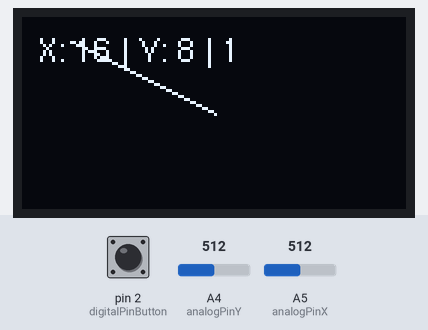
Simulated run of this sketch. Board: Arduino Uno, built with avr-gcc and run on an emulated ATmega328P. Parts: 128×64 one-colour display. The test bench sets the inputs (shaded band); at power-on: A4 (analogPinY) = 512, A5 (analogPinX) = 512, pin 2 (digitalPinButton) HIGH. What the sketch prints to the serial monitor is not drawn.

Above: at 1.2 s.
1.3 s: A4 (analogPinY) set to 716
At 1.6 s:
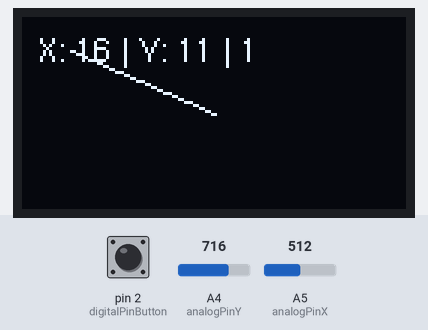
2.8 s: A5 (analogPinX) set to 306
At 3.3 s:
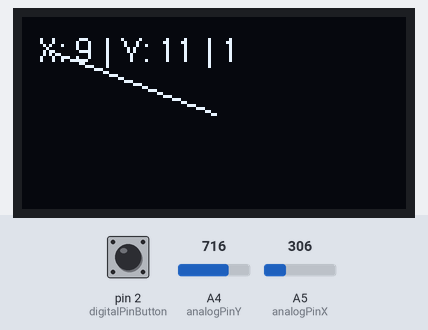
4.3 s: pin 2 (digitalPinButton) pulled LOW for 0.15 s
At 4.43 s:
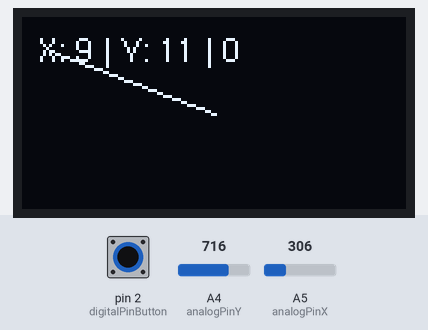
6.0 s: A4 (analogPinY) set to 900
At 6.6 s:
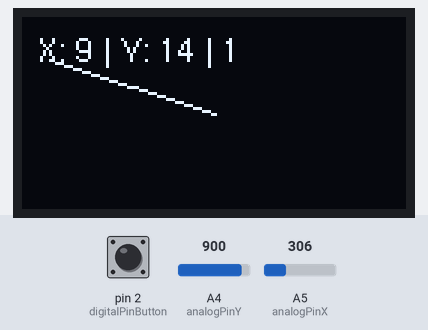
7.5 s: pin 2 (digitalPinButton) pulled LOW for 1 s
At 8.3 s:
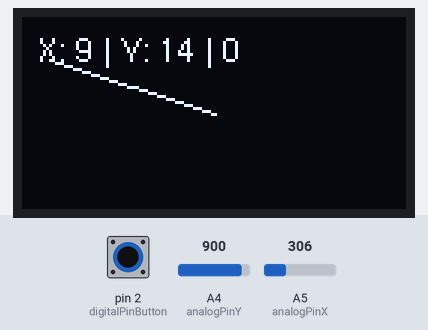
10.0 s: A5 (analogPinX) set to 122
At 11.5 s:
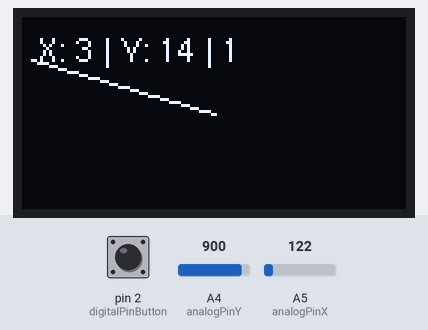
Timing chart, 0 to 12.5 s (numbered marks = the images above; inputs shaded):
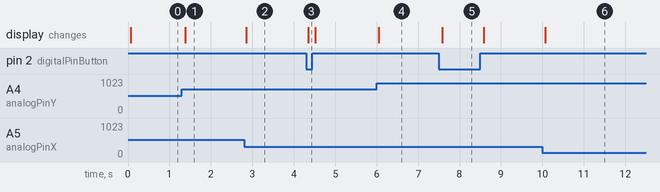

The sketch:

ControlAnalogDrive.ino
```cpp
#include <Arduino.h>
#include <U8g2lib.h>
#include <string>

#ifdef U8X8_HAVE_HW_SPI
#include <SPI.h>
#endif
#ifdef U8X8_HAVE_HW_I2C
#include <Wire.h>
#endif

int analogPinX = 5;
int analogPinY = 4;
int digitalPinButton = 2;
int valX = 0;  // variable to store the value read
int valY = 0;
bool stateButton = 1;

U8G2_SH1106_128X64_NONAME_F_HW_I2C u8g2(U8G2_R0, /* reset=*/ U8X8_PIN_NONE, 9, 10 );

void setup(void)
{
    Serial.begin( 9600 );
    u8g2.begin();
    pinMode( digitalPinButton, INPUT_PULLUP );
}

void loop(void)
{
    valX = analogRead( analogPinX );  // read the input pin
    valY = analogRead( analogPinY );
    stateButton = digitalRead( digitalPinButton );

    Serial.println( valX );          // debug value
    Serial.println( valY );
    Serial.println( stateButton );
    Serial.println();

    // Rysowanie
    u8g2.clearBuffer();
    u8g2.setFont( u8g2_font_helvR08_tr );

    int fixedValX = map( valX, 0, 4096, 0, 128 );
    int fixedValY = map( valY, 0, 4096, 0, 64 );
    String values = String( "X: " + String( fixedValX ) + " | Y: " + String( fixedValY ) + " | " + String( stateButton ) );

    u8g2.drawStr( 5, 15, values.c_str() );
    u8g2.drawLine( 64, 32, fixedValX, fixedValY );

    u8g2.sendBuffer();
    // delay();
}
```

Measured:
- after the input at 1.3 s, the display: changes after 0.08 s (image 1)
- after the input at 2.8 s, the display: changes after 0.06 s (image 2)
- after the input at 4.3 s, the display: changes after 0.05 s (image 3)
- after the input at 6.0 s, the display: changes after 0.05 s (image 4)
- after the input at 7.5 s, the display: changes after 0.08 s (image 5)
- after the input at 10.0 s, the display: changes after 0.07 s (image 6)
